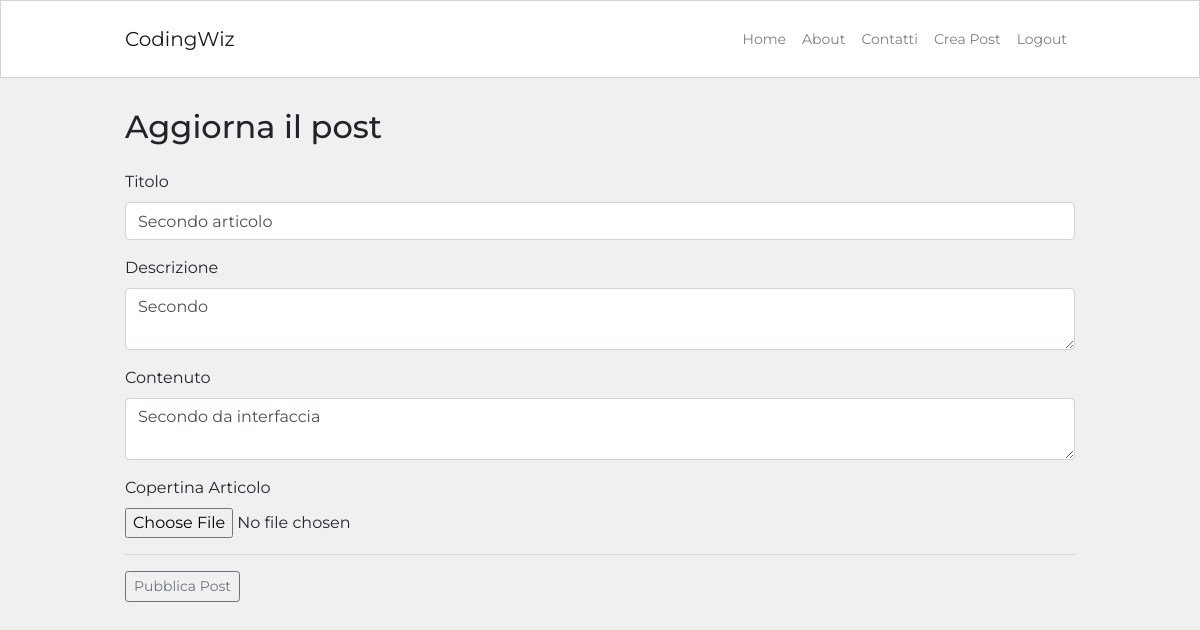
Page /posts/6/update (signed in) on the committed database.
### blog/models.py (models this page shows, shortened)
class Post(db.Model):
    id = db.Column(db.Integer, primary_key=True)
    user_id = db.Column(db.Integer, db.ForeignKey('user.id'), nullable=False)
    created_at = db.Column(db.DateTime, default=datetime.now)
    title = db.Column(db.String(120), nullable=False)
    description = db.Column(db.String(240))
    body = db.Column(db.Text(), nullable=False)
    slug = db.Column(db.String(250))
    image = db.Column(db.String(120))

### blog/routes.py (the view)
@app.route('/posts/<int:post_id>/update', methods=['GET', 'POST'])
@login_required
def post_update(post_id):
    post_instance = Post.query.get_or_404(post_id)
    if post_instance.author != current_user:
        abort(403)
    form = PostForm()
    if form.validate_on_submit():
        post_instance.title = form.title.data
        post_instance.description = form.description.data
        post_instance.body = form.body.data
        if form.image.data:
            try:
                image = save_picture(form.image.data)
                post_instance.image = image
            except Exception:
                db.session.commit()
                flash("C'è stato un problema con l'upload dell'immagine. Cambia immagine e riprova.")
                return redirect(url_for('post_update', post_id=post_instance.id))
        db.session.commit()
        return redirect(url_for('post_detail', post_slug=post_instance.slug))
    elif request.method == 'GET':
        form.title.data = post_instance.title
        form.description.data = post_instance.description
        form.body.data = post_instance.body
    return render_template("post_editor.html", form=form)

### blog/forms.py
class PostForm(FlaskForm):
    title = StringField("Titolo",
                        validators=[
                            DataRequired("Campo Obbligatorio"),
                            Length(min=3, max=120,
                                   message='Assicurati che il titolo abbia tra i 3 e i 120 caratteri')])
    description = TextAreaField("Descrizione",
                                validators=[
                                    Length(max=240,
                                           message='Assicurati che il descrizione abbia massimo 240 caratteri')
                                ])
    body = TextAreaField("Contenuto",
                         validators=[
                             DataRequired("Campo Obbligatorio")
                         ])
    image = FileField('Copertina Articolo',
                      validators=[
                          FileAllowed(['jpg', 'jpeg', 'png'])
                      ])
    submit = SubmitField('Pubblica Post')

### blog/models.py (called while the page is built)
@login_manager.user_loader
def load_user(id):
    return User.query.get(int(id))

### blog/templates/post_editor.html (shortened to what this page needs)
{% extends 'base.html' %}
{% block content %}
    <div class="content-container container">
        {% if request.path == "/create-post" %}
            <h2>Crea un nuovo Post</h2>
        {% else %}
            <h2>Aggiorna il post</h2>
        {% endif %}
        <div class="row no-gutters">
            <div class="col">
                <form method="post" novalidate enctype="multipart/form-data">
                    <div class="form-group">
                        {{ form.title.label }}
                        {{ form.title(class="form-control") }}
                    </div>
                    <div class="form-group">
                        {{ form.description.label }}
                        {{ form.description(class="form-control") }}
                    </div>
                    <div class="form-group">
                        {{ form.body.label }}
                        {{ form.body(class="form-control", row=15) }}
                    </div>
                    <div class="form-group">
                        {{ form.image.label }}
                        {{ form.image(class="form-control-file") }}
                    </div>
                    <hr>
                    {{ form.submit(class="btn btn-sm btn-outline-secondary") }}
                </form>
            </div>
        </div>
    </div>
{% endblock %}

### blog/static/blog.css (style rules this page uses)
html, body { font-family: 'Montserrat', sans-serif; background-color: #f0f0f0; }
.content-container { max-width: 950px; margin-top: 30px; margin-bottom: 30px; padding: 0px; }

### rows in the picture
Post: title "Secondo articolo", description "Secondo", body "Secondo da interfaccia"
